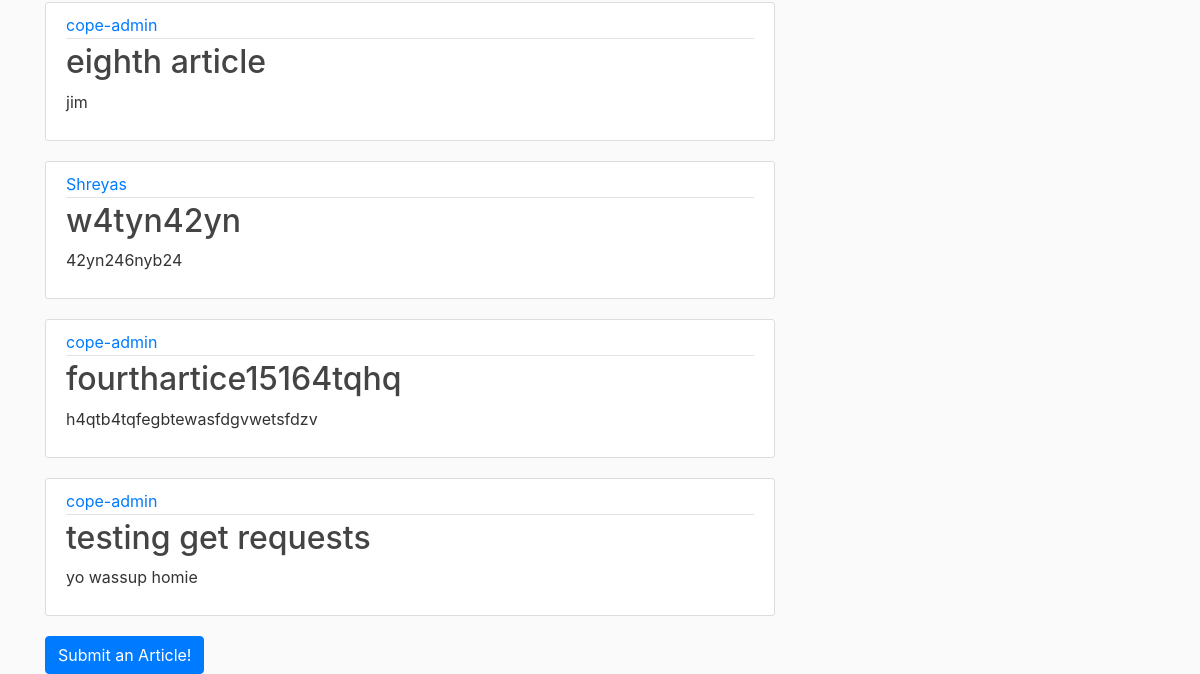
The page /articles/ (lower part) on the database as committed earlier.
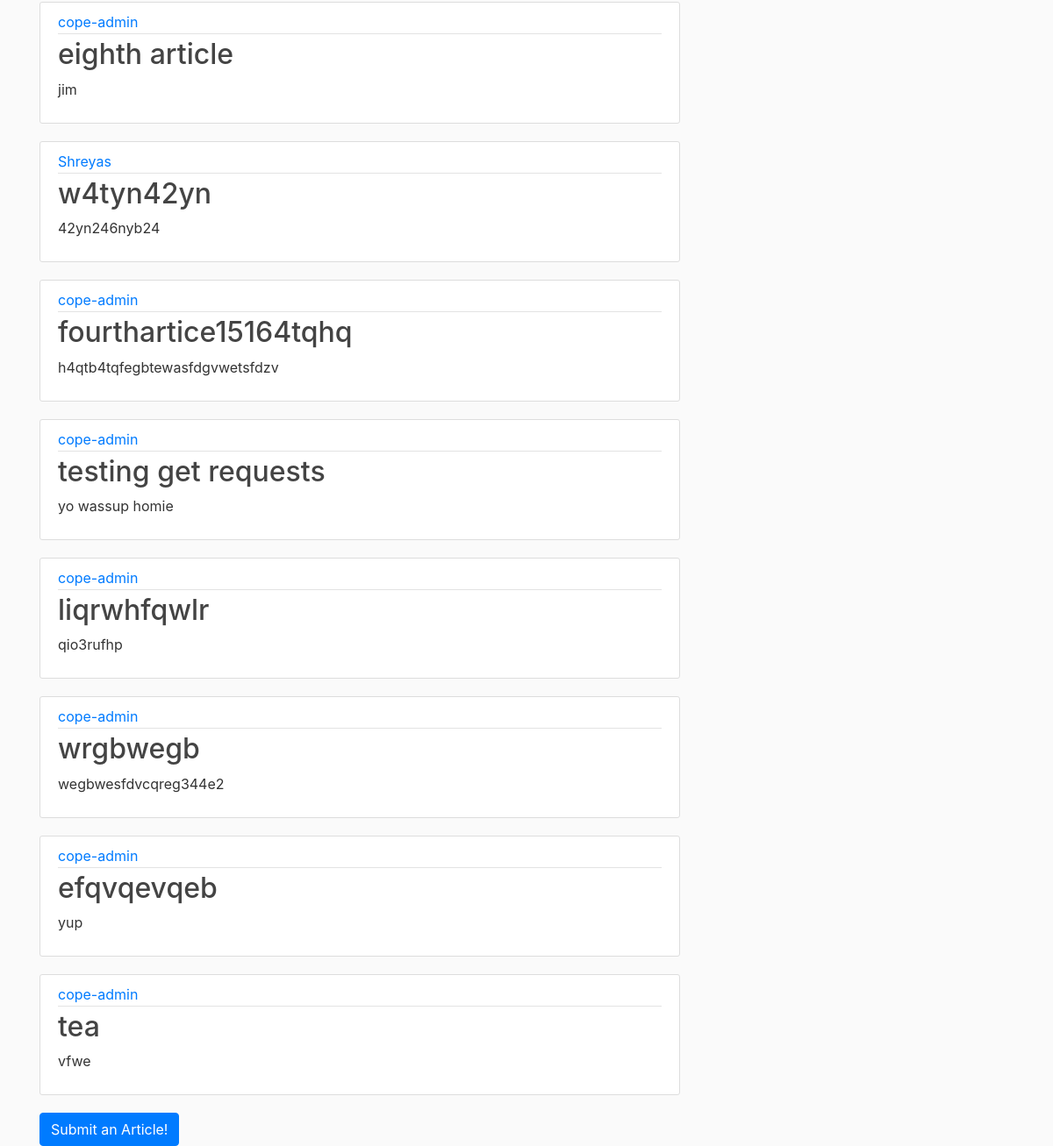
The same page on the database as committed later.
### articles/models.py (models this page shows, shortened)
class Article(models.Model):
    title = models.CharField(max_length=200)
    content = models.TextField()
    author = models.ForeignKey(User, on_delete=models.CASCADE)

### articles/views.py (the view)
# urls.py: path('', views.viewArticles, name='view-articles'),
def viewArticles(request):
    return render(request, 'articles/index.html', {'title': 'Published Articles', 'articles1': Article.objects.all()})

### articles/templates/articles/index.html (shortened to what this page needs)
{% extends "home/base.html" %}
{% block content %}
    {% for article in articles1 %}
    <article class="media content-section">
    <div class="media-body">
    <div class="article-metadata">
      <a class="mr-2" href="#">{{ article.author }}</a>
    </div>
    <h2><a class="article-title" href="#">{{ article.title }}</a></h2>
    <p class="article-content">{{ article.content }}</p>
    </div>
    </article>
    {% endfor %}
    <button type="button" class="btn btn-primary" id="new-article" onclick="redirect()">Submit an Article!</button>
{% endblock content %}

### home/templates/home/base.html (shortened to what this page needs)
{% load static %}
<!DOCTYPE html>
<html>
<head>
    <link rel="stylesheet" href="https://maxcdn.bootstrapcdn.com/bootstrap/4.0.0/css/bootstrap.min.css">
    <link rel="stylesheet" type="text/css" href="{% static 'home/main.css' %}">
</head>
<body>
    <main role="main" class="container">
      <div class="row">
        <div class="col-md-8">
          {% block content %}{% endblock %}
        </div>
      </div>
    </main>
</body>
</html>

### home/static/home/main.css (style rules this page uses)
body { background: #fafafa; color: #333333; margin-top: 5rem; }
h1, h2, h3, h4, h5, h6 { color: #444444; }
.content-section { background: #ffffff; padding: 10px 20px; border: 1px solid #dddddd; border-radius: 3px; margin-bottom: 20px; }
.article-title { color: #444444; }
.article-content { white-space: pre-line; }
.article-metadata { padding-bottom: 1px; margin-bottom: 4px; border-bottom: 1px solid #e3e3e3 }

Rows that differ between the two databases and show on the page:
added Article: author "cope-admin", title "liqrwhfqwlr", content "qio3rufhp"
added Article: author "cope-admin", title "wrgbwegb", content "wegbwesfdvcqreg344e2"
added Article: author "cope-admin", title "efqvqevqeb", content "yup"
added Article: author "cope-admin", title "tea", content "vfwe"
